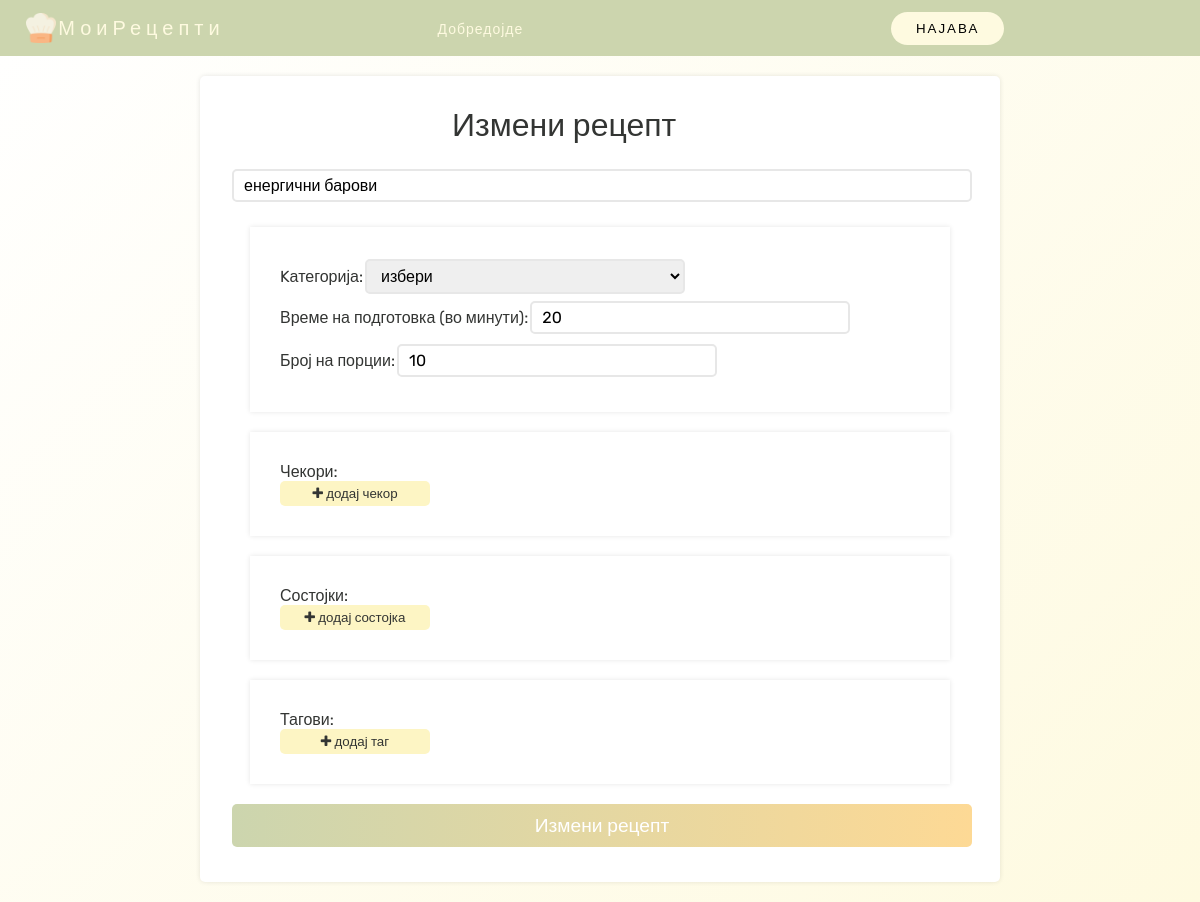
The page /code/izmeni_recept.php?id=37 on the database its author committed.
### tables this page shows
CREATE TABLE `recept` (
  `id` int(11) NOT NULL,
  `korisnik_id` int(11) NOT NULL,
  `ime` varchar(50) NOT NULL,
  `kategorija` varchar(50) NOT NULL,
  `vremeZaPodgotovka` int(11) DEFAULT NULL,
  `brojPorcii` int(11) NOT NULL,
  `slika` varchar(255) DEFAULT NULL
);

### code/izmeni_recept.php (the view, shortened to what this page needs)
<?php
include "header.php";
$id = $_GET['id'];
$sql = "SELECT * FROM recept WHERE id='$id' ";
$result = mysqli_query($conn, $sql);
$recept = $result->fetch_array();
?>
<!DOCTYPE html>
<html lang="en">
<head>
    <link rel="stylesheet" href="css/nov_recept.css">
    <link rel="stylesheet" href="https://maxcdn.bootstrapcdn.com/font-awesome/4.6.3/css/font-awesome.min.css" type="text/css">
</head>
<body>
    <section class="container">
        <h1>Измени рецепт</h1>
        <form action="izm_rec.php" method="POST" enctype="multipart/form-data">
            <div class="input-group">
                <input type="text" name="imeRecept" value="<?php echo $recept['ime']; ?>" required>
            </div>
            <div class="section">
                <div class="input-group group1">
                    <h5>Kатегорија: </h5>
                    <select name="kategorija" id="" class="select-css" required>
                        <option value="" disabled selected>избери</option>
                    </select>
                </div>
                <div class="input-group group1">
                    <h5>Време на подготовка (во минути): </h5>
                    <input type="number" name="vremePodgotovka" value="<?php echo $recept['vremeZaPodgotovka']; ?>" min="1">
                </div>
                <div class="input-group group1">
                    <h5>Број на порции: </h5>
                    <input type="number" name="brojPorcii" value="<?php echo $recept['brojPorcii']; ?>" min="1">
                </div>
            </div>
            <div class="section">
                <h5>Чекори:</h5>
                <button type="button" class="btn" id="dodajCekor"><i class="fa fa-plus"></i> додај чекор</button>
            </div>
            <div class="section">
                <h5>Состојки:</h5>
                <button type="button" class="btn" id="dodajSostojka"><i class="fa fa-plus"></i> додај состојка</button>
            </div>
            <div class="section ">
                <h5>Тагови: </h5>
                <button type="button" class="btn" id="dodajT"><i class="fa fa-plus"></i> додај таг</button>
            </div>
            <div class="input-group">
                <input type="submit" class="btn2" name="izmRecept" value="Измени рецепт">
            </div>
        </form>
    </section>
</body>
</html>

### code/css/header.css (style rules this page uses)
:root { --header-height: 3.5rem; --yellow-color-light: #fefae0; --yellow-color: #FDF5C4; --yellow-color-dark: #F9E88B; --dark-color: #32352b; --green-color-light: #E9EDDC; --green-color: #ccd5ae; --green-color-dark: #605C4E; --brown-light:#faedcd; --brown-dark:#d4a373; --title-color: #19181b; --text-color: #333533; --text-color-light: #afaa9d; --body-color: #fffdf881; --body-font: "Nunito", sans-serif; --normal-font-size: 1rem; --small-font-size: 0.75rem; --smaller-font-size: 0.75rem; --font-medium: 500; --font-semi-bold: 600; --z-fixed: 100; }
* { box-sizing: border-box; margin: 0; padding: 0; font-family: "Rubik", sans-serif; font-weight: 400; }
body { margin-top: var(--header-height); height: 100%; }
@media screen and (max-width: 1230px) { button { padding: 9px 10px; } }

### code/css/nov_recept.css (style rules this page uses)
:root { --header-height: 3.5rem; --yellow-color-light: #fefae0; --yellow-color: #FDF5C4; --yellow-color-dark: #F9E88B; --dark-color: #32352b; --green-color-light: #E9EDDC; --green-color: #ccd5ae; --green-color-dark: #605C4E; --brown-light:#faedcd; --brown-dark:#d4a373; --title-color: #19181b; --text-color: #333533; --text-color-light: #afaa9d; --body-color: #fffdf881; --body-font: "Rubik", sans-serif; --normal-font-size: 1.2rem; --small-font-size: 1rem; --smaller-font-size: 0.75rem; --font-medium: 500; --font-semi-bold: 600; --z-fixed: 100; }
body { font-family: var(--body-font); display: flex; justify-content: center; align-items: center; background: -webkit-linear-gradient(135deg, var(--yellow-color-light), #fff); }
h1 { font-size: 2rem; padding-left: 30%; padding-bottom: 20px; }
h5 { font-size: var(--small-font-size); }
.container { color: var(--text-color); width: 800px; display: grid; background: #fff; border-radius: 5px; box-shadow: 0 0 5px rgba(0, 0, 0, 0.1); padding: 30px 30px; margin: 20px 20px; }
.input-group input { width: 100%; margin: 5px 2px; border: 2px solid #e7e7e7; padding: 5px 10px; font-size: var(--small-font-size); border-radius: 5px; background: transparent; outline: none; transition: 0.3s; }
.group1 { display: flex; align-items: center; }
.group1 input { width: 50%; }
.container .btn { display: block; width: 150px; padding: 5px 5px; text-align: center; border: none; background: var(--yellow-color); outline: none; border-radius: 5px; color: var(--text-color); cursor: pointer; transition: 0.3s; }
.container .input-group .btn2 { display: block; width: 100%; padding: 10px 20px; text-align: center; border: none; background: -webkit-linear-gradient(right, #fdd995, #ccd5ae); outline: none; border-radius: 5px; font-size: var(--normal-font-size); color: #fff; cursor: pointer; transition: 0.3s; }
.section { box-shadow: 0 0 5px rgba(0, 0, 0, 0.1); padding: 30px 30px; margin: 20px 20px; }
.select-css { display: block; font-size: var(--small-font-size); font-family: var(--body-font); font-weight: var(--font-medium); color: black; line-height: 1.3; padding: 5px 10px; width: 50%; max-width: 100%; box-sizing: border-box; margin: 2px 2px; border: 2px solid #e7e7e7; border-radius: 5px; -moz-appearance: none; }
.select-css option { font-weight:normal; }

### rows shown on the page
recept: imeRecept "енергични барови", vremePodgotovka "20", brojPorcii "10"
